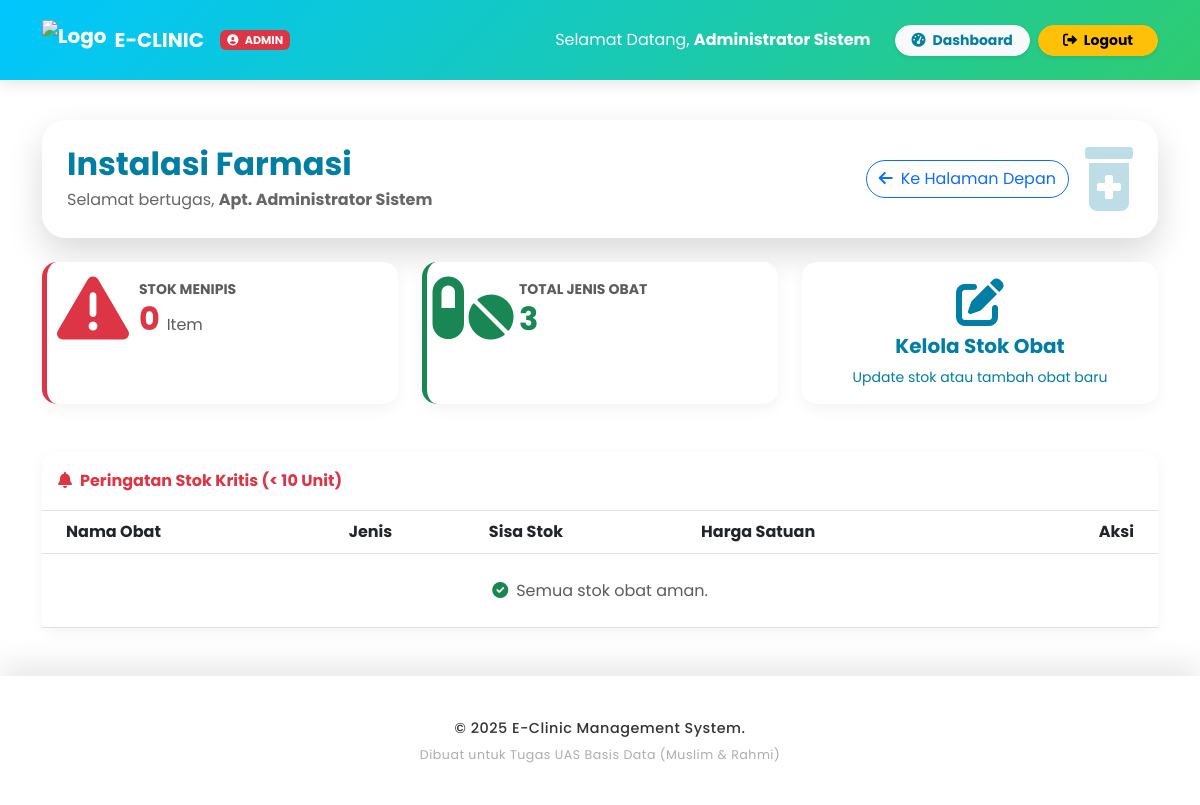
The app's page /Apoteker/index.php (signed in), older data.
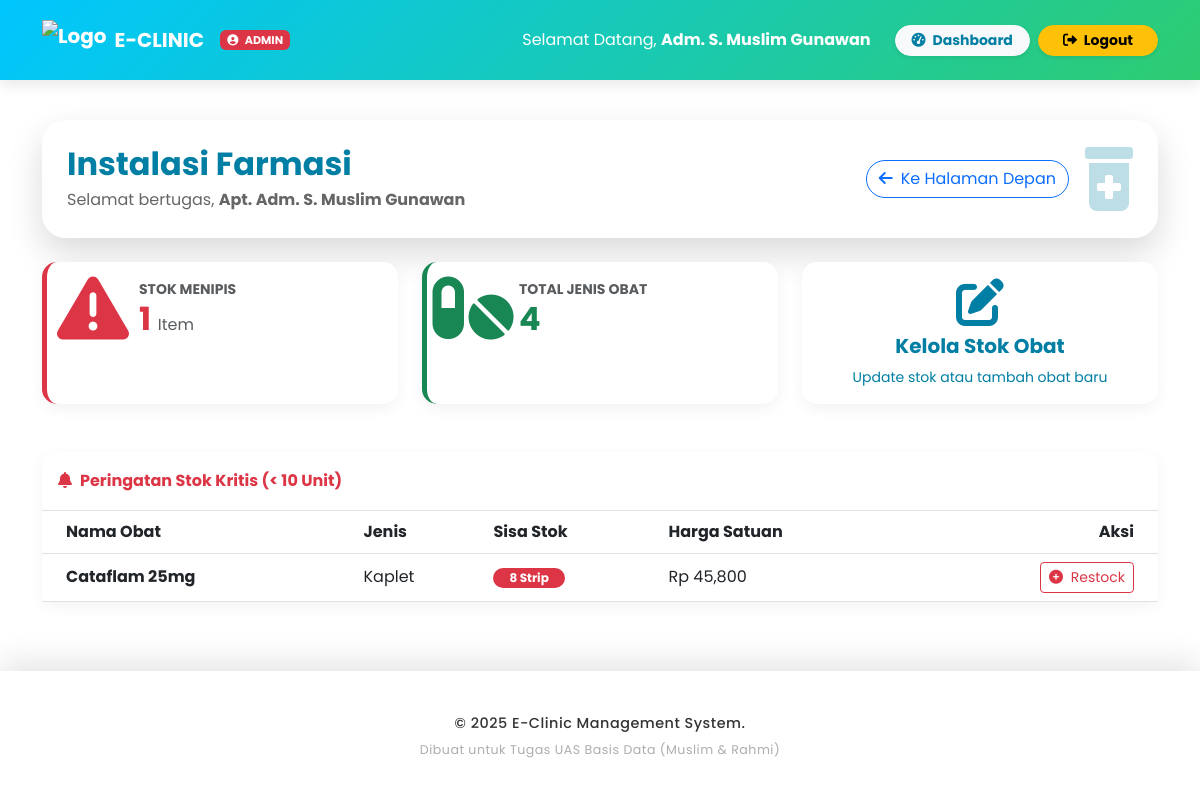
The same page, newer data.
### tables this page shows
CREATE TABLE `obat` (
  `id_obat` int(11) NOT NULL,
  `nama_obat` varchar(100) NOT NULL,
  `jenis` varchar(50) DEFAULT NULL,
  `stok` int(11) DEFAULT 0,
  `harga` decimal(10,2) DEFAULT 0.00,
  `satuan` varchar(20) DEFAULT NULL,
  `foto` varchar(255) DEFAULT NULL
);

### Apoteker/index.php (the view, shortened to what the changed rows need)
<?php
$path_prefix = '../';
include $path_prefix . 'layout/header.php';
?>
<div class="container mb-5">
    <div class="glass-panel p-4 mb-4 d-flex justify-content-between align-items-center">
        <div>
            <h2 class="fw-bold mb-1 text-primary">Instalasi Farmasi</h2>
            <p class="mb-0 opacity-75">Selamat bertugas, <strong>Apt. <?= $_SESSION['nama'] ?></strong></p>
        </div>
    </div>
    <div class="row g-4 mb-5">
        <div class="col-md-4">
            <div class="card glass-card h-100 p-3 border-start border-5 border-danger">
                <div class="d-flex align-items-center">
                    <div class="ms-3">
                        <p class="text-muted mb-0 small text-uppercase fw-bold">Stok Menipis</p>
                        <?php
                        $d = mysqli_fetch_assoc(mysqli_query($conn, "SELECT COUNT(*) as t FROM obat WHERE stok < 10"));
                        ?>
                        <h2 class="fw-bold mb-0 text-danger"><?= $d['t'] ?> <span class="fs-6 text-muted fw-normal">Item</span></h2>
                    </div>
                </div>
            </div>
        </div>
        <div class="col-md-4">
            <div class="card glass-card h-100 p-3 border-start border-5 border-success">
                <div class="d-flex align-items-center">
                    <div class="ms-3">
                        <p class="text-muted mb-0 small text-uppercase fw-bold">Total Jenis Obat</p>
                        <?php $d = mysqli_fetch_assoc(mysqli_query($conn, "SELECT COUNT(*) as t FROM obat")); ?>
                        <h2 class="fw-bold mb-0 text-success"><?= $d['t'] ?></h2>
                    </div>
                </div>
            </div>
        </div>
    </div>
    <div class="card glass-card">
        <div class="table-responsive">
            <table class="table table-hover align-middle mb-0">
                <thead class="bg-transparent">
                    <tr>
                        <th class="ps-4">Nama Obat</th>
                        <th>Jenis</th>
                        <th>Sisa Stok</th>
                        <th>Harga Satuan</th>
                        <th class="text-end pe-4">Aksi</th>
                    </tr>
                </thead>
                <tbody>
                    <?php
                    $q_low = mysqli_query($conn, "SELECT * FROM obat WHERE stok < 10 ORDER BY stok ASC");
                    if(mysqli_num_rows($q_low) > 0):
                        while($r = mysqli_fetch_assoc($q_low)):
                    ?>
                    <tr>
                        <td class="ps-4 fw-bold"><?= $r['nama_obat'] ?></td>
                        <td><?= $r['jenis'] ?></td>
                        <td><span class="badge bg-danger rounded-pill px-3"><?= $r['stok'] ?> <?= $r['satuan'] ?></span></td>
                        <td>Rp <?= number_format($r['harga']) ?></td>
                        <td class="text-end pe-4">
                            <a href="obat.php?edit=<?= $r['id_obat'] ?>" class="btn btn-sm btn-outline-danger">
                                <i class="fas fa-plus-circle me-1"></i> Restock
                            </a>
                        </td>
                    </tr>
                    <?php endwhile; else: ?>
                    <tr><td colspan="5" class="text-center py-4 text-muted"><i class="fas fa-check-circle text-success me-2"></i>Semua stok obat aman.</td></tr>
                    <?php endif; ?>
                </tbody>
            </table>
        </div>
    </div>
</div>
<?php include $path_prefix . 'layout/footer.php'; ?>

### Layout/header.php (shortened to what the changed rows need)
<?php
$path = isset($path_prefix) ? $path_prefix : '';
?>
<!DOCTYPE html>
<html lang="id">
<head>
    <link href="https://cdn.jsdelivr.net/npm/bootstrap@5.3.0/dist/css/bootstrap.min.css" rel="stylesheet">
    <link href="<?= $path ?>assets/css/style.css" rel="stylesheet">
    <link rel="stylesheet" href="https://cdnjs.cloudflare.com/ajax/libs/font-awesome/6.0.0/css/all.min.css">
</head>
<body>
<nav class="navbar navbar-expand-lg navbar-dark fixed-top" id="mainNavbar">
  <div class="container">
    <div class="collapse navbar-collapse" id="navbarNav">
      <ul class="navbar-nav ms-auto align-items-center">
        <?php if (isset($_SESSION['login'])): ?>
            <li class="nav-item me-3">
                <span class="nav-link text-white">
                    Selamat Datang, <strong><?= $_SESSION['nama'] ?></strong>
                </span>
            </li>
            <li class="nav-item me-2">
                <a class="btn btn-light btn-sm fw-bold px-3 rounded-pill shadow-sm text-primary" href="<?= $path . $_SESSION['role'] ?>/">
                    <i class="fas fa-tachometer-alt me-1"></i> Dashboard
                </a>
            </li>
            <li class="nav-item">
                <a class="btn btn-warning btn-sm fw-bold px-4 rounded-pill shadow-sm" href="<?= $path ?>auth/logout.php">
                    <i class="fas fa-sign-out-alt me-1"></i> Logout
                </a>
            </li>
        <?php endif; ?>
      </ul>
    </div>
  </div>
</nav>

Row changes from the older to the newer data that the page shows:
added obat: nama_obat "Cataflam 25mg", jenis "Kaplet", stok "8", satuan "Strip", harga "45,800"
Text that changed along with them:
$_SESSION['nama']: "Administrator Sistem" → "Adm. S. Muslim Gunawan"
$d['t']: "0" → "1"
$d['t']: "3" → "4"
text no longer shown: "Semua stok obat aman."
